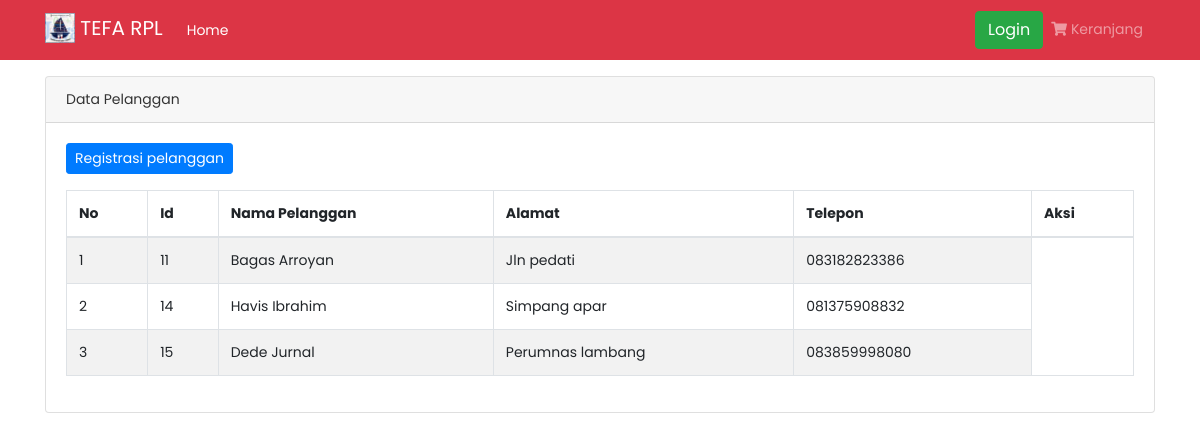
The page /dashboard/index.php?pelanggan on the database its author committed.
### tables this page shows
CREATE TABLE `tb_pelanggan` (
  `id_pelanggan` int(11) NOT NULL,
  `status` int(11) NOT NULL,
  `nama_pelanggan` varchar(250) NOT NULL,
  `alamat` text NOT NULL,
  `telepon` varchar(100) NOT NULL
);

### dashboard/admin/data_pelanggan.php (the view, shortened to what this page needs)
<div class="container mt-3">
	<div class="card">
		<div class="card-header">
			Data Pelanggan
		</div>
		<div class="card-body">
			<a href="index.php?registrasi_pelanggan"><button class="btn btn-primary btn-sm mb-3">Registrasi pelanggan</button></a>
			<table class="table table-bordered table-hover table-striped" id="tabel">
				<thead>
					<tr>
						<th>No</th>
                        <th>Id</th>
						<th>Nama Pelanggan</th>
						<th>Alamat</th>
						<th>Telepon</th>
						<th>Aksi</th>
						</tr>
				</thead>
				<tbody>
					<?php
					$i = 1;
					$sql = mysqli_query($kon, "SELECT * FROM tb_pelanggan");
					while ($data = mysqli_fetch_array($sql)) : ?>
					<tr>
						<td><?= $i++; ?></td>
						<td><?= $data['id_pelanggan'] ?></td>
						<td><?= $data['nama_pelanggan'] ?></td>
						<td><?= $data['alamat'] ?></td>
						<td><?= $data['telepon'] ?></td>
					</tr>
				<?php endwhile; ?>
				</tbody>
			</table>
		</div>
	</div>
</div>

### dashboard/assets/css/custom.css (style rules this page uses)
body { font-size: .875rem; font-family: 'Poppins', sans-serif; background-color: #fff; color: #333; }

### rows shown on the page
tb_pelanggan: id_pelanggan "11", nama_pelanggan "Bagas Arroyan", alamat "Jln pedati", telepon "083182823386"
tb_pelanggan: id_pelanggan "14", nama_pelanggan "Havis Ibrahim", alamat "Simpang apar", telepon "081375908832"
tb_pelanggan: id_pelanggan "15", nama_pelanggan "Dede Jurnal", alamat "Perumnas lambang", telepon "083859998080"
